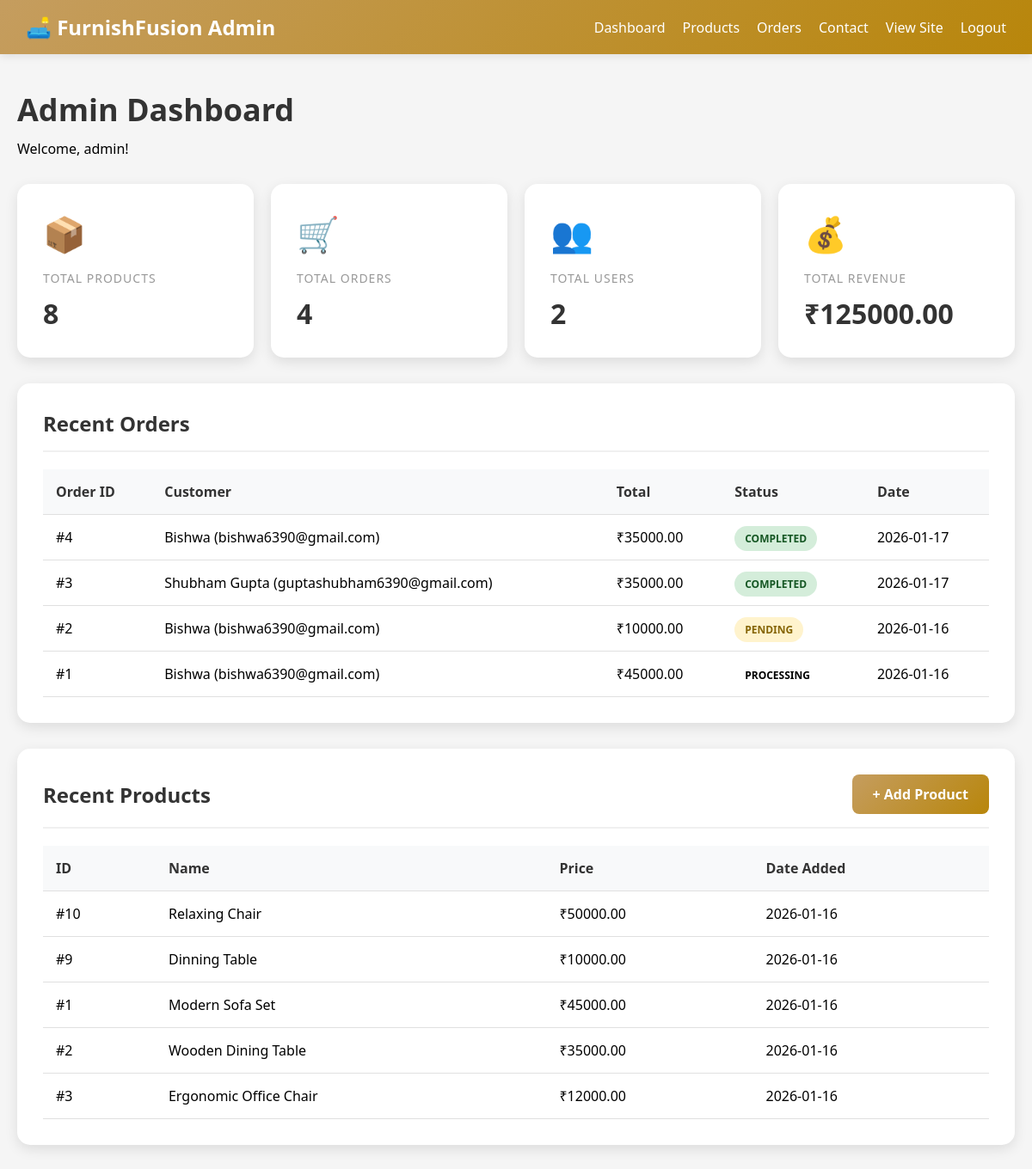
Page /admin/dashboard (signed in) on the earlier database version.
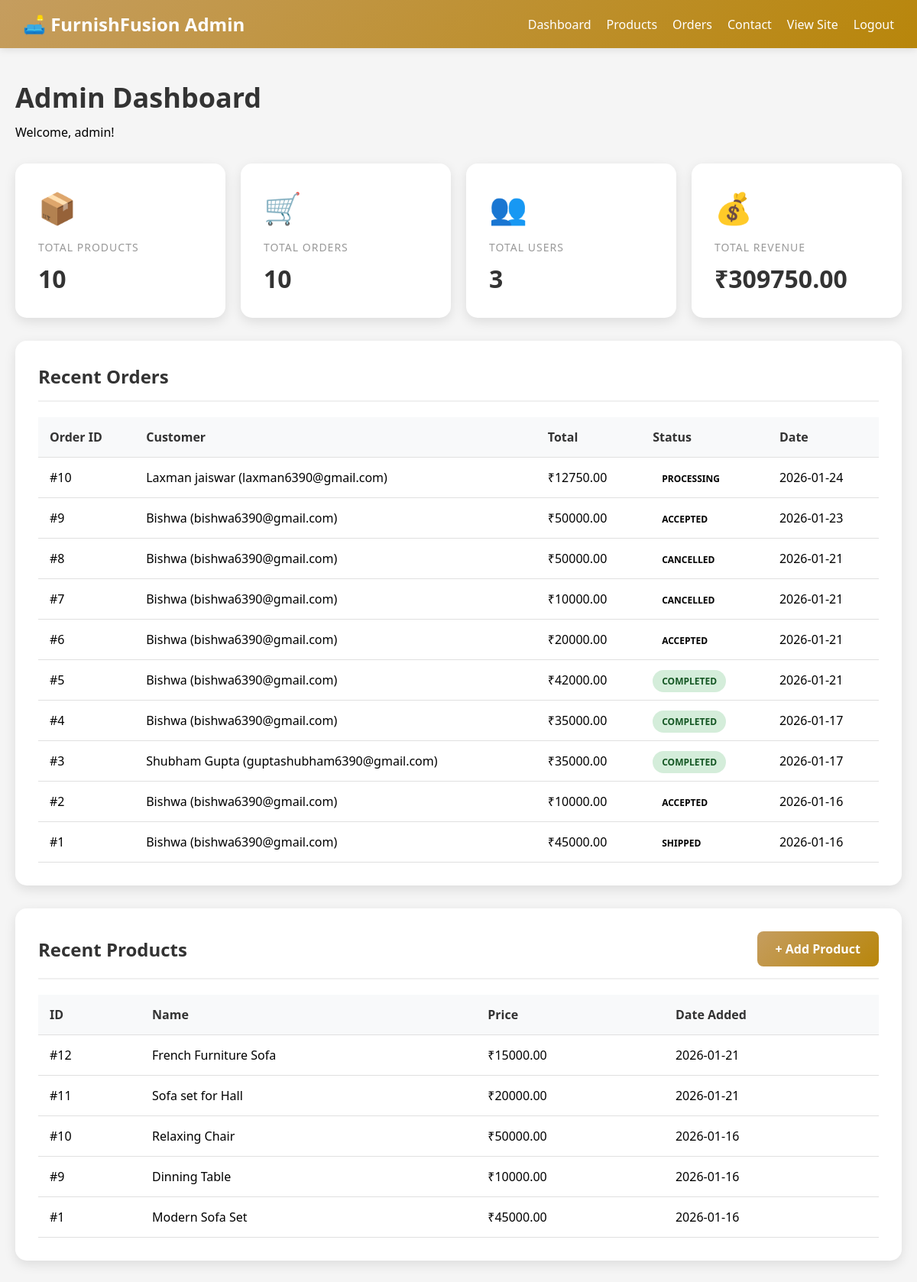
Same page on the later database version.
### tables this page shows
CREATE TABLE orders (
            id INTEGER PRIMARY KEY AUTOINCREMENT,
            user_id INTEGER NOT NULL,
            total REAL NOT NULL,
            status TEXT DEFAULT 'pending',
            created_at TIMESTAMP DEFAULT CURRENT_TIMESTAMP, payment_method TEXT DEFAULT 'cod', payment_status TEXT DEFAULT 'pending', updated_at TEXT, advance_amount REAL, payment_proof_url TEXT, coupon_id INTEGER REFERENCES coupons(id), discount_amount REAL DEFAULT 0, contact_mobile TEXT, contact_address TEXT,
            FOREIGN KEY (user_id) REFERENCES users(id)
        );

CREATE TABLE users (
            id INTEGER PRIMARY KEY AUTOINCREMENT,
            name TEXT NOT NULL,
            email TEXT UNIQUE NOT NULL,
            password TEXT NOT NULL,
            created_at TIMESTAMP DEFAULT CURRENT_TIMESTAMP
        );

CREATE TABLE products (
            id INTEGER PRIMARY KEY AUTOINCREMENT,
            name TEXT NOT NULL,
            description TEXT,
            price REAL NOT NULL,
            image_url TEXT,
            created_at TIMESTAMP DEFAULT CURRENT_TIMESTAMP
        , category TEXT, rating REAL DEFAULT 0.0);

### routes/admin_routes.py (the view)
    def decorated_function(*args, **kwargs):
        if "admin_id" not in session:
            flash("Admin access required. Please login as admin.", "error")
            return redirect("/admin/login")
        return f(*args, **kwargs)

### app.py (called while the page is built, shortened)
@app.context_processor
def inject_wishlist_count():
    from flask import session
    n = 0
    return {"wishlist_count": n}

### db.py (called while the page is built)
def get_db():
    db = getattr(g, '_database', None)
    if db is None:
        db = g._database = sqlite3.connect(DATABASE)
        db.row_factory = sqlite3.Row
    return db

### routes/admin_routes.py (called while the page is built)
def admin_required(f):
    def decorated_function(*args, **kwargs):
        if "admin_id" not in session:
            flash("Admin access required. Please login as admin.", "error")
            return redirect("/admin/login")
        return f(*args, **kwargs)
    decorated_function.__name__ = f.__name__
    return decorated_function

### templates/admin_dashboard.html (shortened to what this page needs)
<!DOCTYPE html>
<html lang="en">
<head>
</head>
<body>
    <nav class="navbar">
        <div class="nav-content">
            <a href="/admin/dashboard" class="nav-brand">🛋️ FurnishFusion Admin</a>
            <div class="nav-links">
                <a href="/admin/dashboard">Dashboard</a>
                <a href="/admin/products">Products</a>
                <a href="/admin/orders">Orders</a>
                <a href="/admin/contact">Contact</a>
                <a href="/products">View Site</a>
                <a href="/admin/logout">Logout</a>
            </div>
        </div>
    </nav>
    <div class="container">
        <div class="page-header">
            <h1>Admin Dashboard</h1>
            <p>Welcome, {{ session.admin_username }}!</p>
        </div>
        <div class="stats-grid">
            <div class="stat-card">
                <div class="stat-icon">📦</div>
                <div class="stat-label">Total Products</div>
                <div class="stat-value">{{ total_products }}</div>
            </div>
            <div class="stat-card">
                <div class="stat-icon">🛒</div>
                <div class="stat-label">Total Orders</div>
                <div class="stat-value">{{ total_orders }}</div>
            </div>
            <div class="stat-card">
                <div class="stat-icon">👥</div>
                <div class="stat-label">Total Users</div>
                <div class="stat-value">{{ total_users }}</div>
            </div>
            <div class="stat-card">
                <div class="stat-icon">💰</div>
                <div class="stat-label">Total Revenue</div>
                <div class="stat-value">₹{{ "%.2f"|format(total_revenue) }}</div>
            </div>
        </div>
        <div class="section">
            <div class="section-header">
                <h2 class="section-title">Recent Orders</h2>
            </div>
            {% if recent_orders %}
            <table class="table">
                <thead>
                    <tr>
                        <th>Order ID</th>
                        <th>Customer</th>
                        <th>Total</th>
                        <th>Status</th>
                        <th>Date</th>
                    </tr>
                </thead>
                <tbody>
                    {% for order in recent_orders %}
                    <tr>
                        <td>#{{ order.id }}</td>
                        <td>{{ order.user_name }} ({{ order.user_email }})</td>
                        <td>₹{{ "%.2f"|format(order.total) }}</td>
                        <td><span class="status-badge status-{{ order.status.lower() }}">{{ order.status }}</span></td>
                        <td>{{ order.created_at[:10] if order.created_at else 'N/A' }}</td>
                    </tr>
                    {% endfor %}
                </tbody>
            </table>
            {% else %}
            <p>No orders yet.</p>
            {% endif %}
        </div>
        <div class="section">
            <div class="section-header">
                <h2 class="section-title">Recent Products</h2>
                <a href="/admin/products/add" class="btn-primary">+ Add Product</a>
            </div>
            {% if recent_products %}
            <table class="table">
                <thead>
                    <tr>
                        <th>ID</th>
                        <th>Name</th>
                        <th>Price</th>
                        <th>Date Added</th>
                    </tr>
                </thead>
                <tbody>
                    {% for product in recent_products %}
                    <tr>
                        <td>#{{ product.id }}</td>
                        <td>{{ product.name }}</td>
                        <td>₹{{ "%.2f"|format(product.price) }}</td>
                        <td>{{ product.created_at[:10] if product.created_at else 'N/A' }}</td>
                    </tr>
                    {% endfor %}
                </tbody>
            </table>
            {% else %}
            <p>No products yet. <a href="/admin/products/add">Add your first product</a></p>
            {% endif %}
        </div>
    </div>
</body>
</html>

Differences in the rows shown:
no longer on this page (row unchanged): products: id "2", name "Wooden Dining Table", price "35000.00", created_at "2026-01-16"
no longer on this page (row unchanged): products: id "3", name "Ergonomic Office Chair", price "12000.00", created_at "2026-01-16"
added orders: id "10", user_name "Laxman jaiswar", user_email "laxman6390@gmail.com", total "12750.00", status "PROCESSING", created_at "2026-01-24"
added orders: id "9", user_name "Bishwa", user_email "bishwa6390@gmail.com", total "50000.00", status "ACCEPTED", created_at "2026-01-23"
added orders: id "8", user_name "Bishwa", user_email "bishwa6390@gmail.com", total "50000.00", status "CANCELLED", created_at "2026-01-21"
added orders: id "7", user_name "Bishwa", user_email "bishwa6390@gmail.com", total "10000.00", status "CANCELLED", created_at "2026-01-21"
added orders: id "6", user_name "Bishwa", user_email "bishwa6390@gmail.com", total "20000.00", status "ACCEPTED", created_at "2026-01-21"
added orders: id "5", user_name "Bishwa", user_email "bishwa6390@gmail.com", total "42000.00", status "COMPLETED", created_at "2026-01-21"
changed orders id 2: status "PENDING" → "ACCEPTED"
changed orders id 1: status "PROCESSING" → "SHIPPED"
added products: id "12", name "French Furniture Sofa", price "15000.00", created_at "2026-01-21"
added products: id "11", name "Sofa set for Hall", price "20000.00", created_at "2026-01-21"
Other differences:
{{ total_products }}: "8" → "10"
{{ total_orders }}: "4" → "10"
{{ total_users }}: "2" → "3"
{{ "%.2f"|format(total_revenue) }}: "125000.00" → "309750.00"
